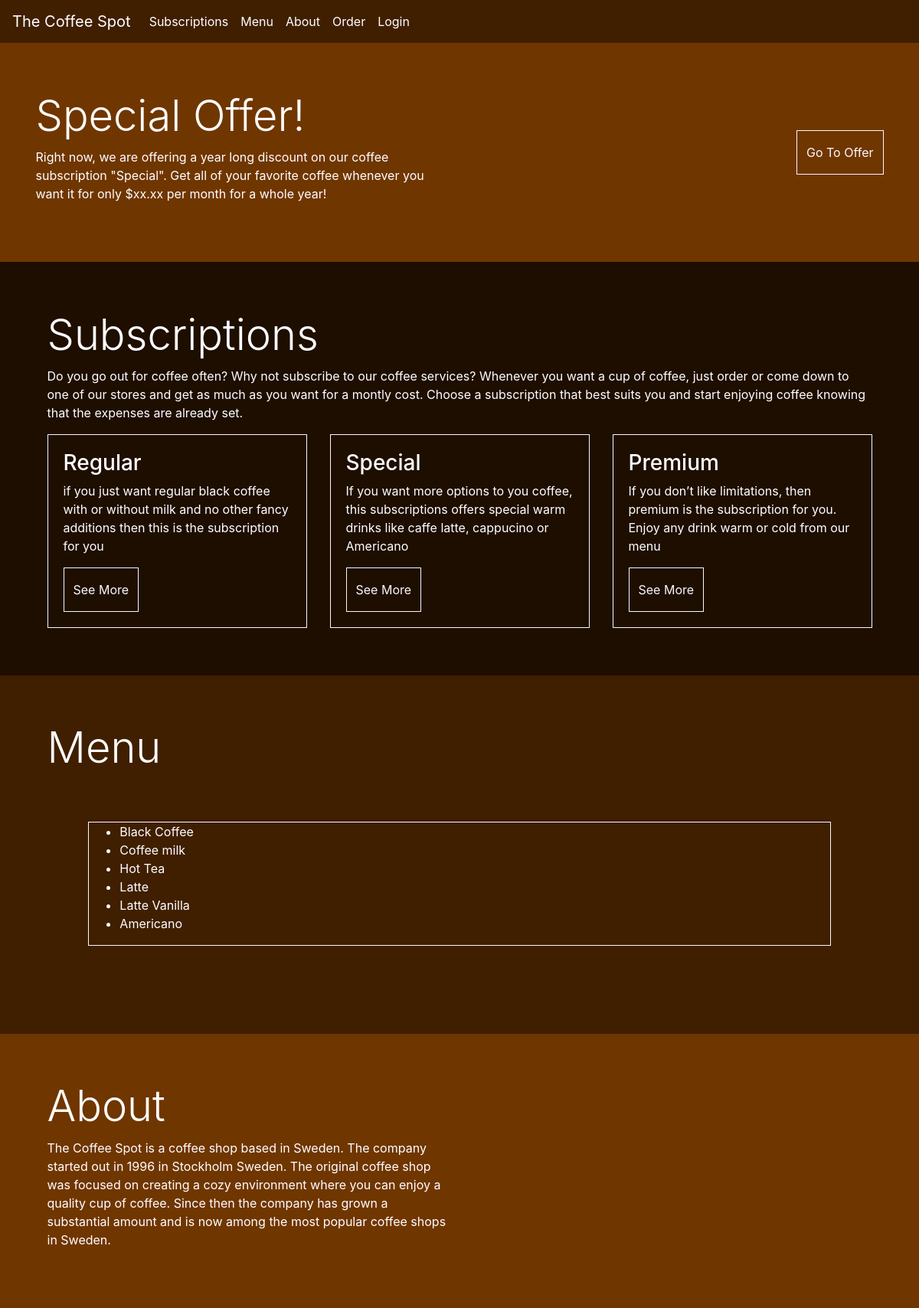
The page / on the database its author committed.
### order/models.py (models this page shows, shortened)
class Product(models.Model):
    name = models.CharField(max_length=100, default='Product')
    price = models.DecimalField(max_digits=3, decimal_places=2)
    image = models.ImageField(null=True, blank=True)
    category = models.CharField(max_length=30, null=True, blank=True)
    category_id = models.IntegerField(default=0)
    rating = models.DecimalField(max_digits=6, decimal_places=2, default=0)

### home/views.py (the view)
# urls.py: path('', views.home_page, name='home_page')
def home_page(request):
    menu = Product.objects.all()
    return render(request, 'home/index.html', {'menu': menu})

### home/templates/home/index.html
{% extends "base.html" %}
{% load static %}
{% block content %}
<div class="row" style="background-color: #703600">
  <div class="container">
    <div class="row">
      <div class="col my-auto">
        <h1 class="display-4 logo-font text-white">Special Offer!</h1>
        <p class="text-white">
          Right now, we are offering a year long discount on our coffee
          subscription "Special". Get all of your favorite coffee whenever
          you want it for only $xx.xx per month for a whole year!
        </p>
      </div>
      <div class="col-7 col-md-6 my-auto">
        <div class="my-5 text-right">
          <a href="{% if user.is_authenticated %}{% url 'subscription' 2 %}{% else %}{% url 'account_login' %}{% endif %}" class="btn btn-outline-light rounded-0 py-3">Go To Offer</a>
        </div>
      </div>
    </div>
  </div>
</div>
<div class="row h-100" style="background-color: #1E0E00;">
  <div class="container">
    <div class="col my-auto">
      <h2 class="display-4 logo-font text-white" id="subscriptions">Subscriptions</h2>
      <p class="text-white">Do you go out for coffee often? Why not subscribe to our coffee services?
        Whenever you want a cup of coffee, just order or come down to one of our stores
        and get as much as you want for a montly cost. Choose a subscription that best
        suits you and start enjoying coffee knowing that the expenses are already set.
      </p>
      <div class="d-flex d-flex-row">
        <div class="card-deck">
          <div class="card rounded-0 border-light" style="background-color: #1E0E00;">
            <div class="card-body text-white">
              <h3>Regular</h3>
              <p>
                if you just want regular black coffee with or without milk and no
                other fancy additions then this is the subscription for you
              </p>
              <a href="{% if user.is_authenticated %}{% url 'subscription' 1 %}{% else %}{% url 'account_login' %}{% endif %}" class="btn btn-outline-light rounded-0 py-3">See More</a>
            </div>
          </div>
          <div class="card rounded-0 border-light" style="background-color: #1E0E00;">
            <div class="card-body text-white">
              <h3>Special</h3>
              <p>
                If you want more options to you coffee, this subscriptions offers
                special warm drinks like caffe latte, cappucino or Americano
              </p>
              <a href="{% if user.is_authenticated %}{% url 'subscription' 2 %}{% else %}{% url 'account_login' %}{% endif %}" class="btn btn-outline-light rounded-0 py-3">See More</a>
            </div>
          </div>
          <div class="card rounded-0 border-light" style="background-color: #1E0E00;">
            <div class="card-body text-white">
              <h3>Premium</h3>
              <p>
                If you don’t like limitations, then premium is the subscription for you.
                Enjoy any drink warm or cold from our menu
              </p>
              <a href="{% if user.is_authenticated %}{% url 'subscription' 3 %}{% else %}{% url 'account_login' %}{% endif %}" class="btn btn-outline-light rounded-0 py-3">See More</a>
            </div>
          </div>
        </div>
      </div>
    </div>
  </div>
</div>
<div class="row h-100" style="background-color: #401F00;">
  <div class="container">
    <div class="col my-auto">
      <h2 class="display-4 logo-font text-white" id="menu">Menu</h2>
      <div class="container">
        <div class="border border-light">
          <div class="row">
            <div class="col-md-6">
              <ul class="text-white">
                {% for item in menu %}
                  <li>{{ item.name }}</li>
                {% endfor %}
              </ul>
            </div>
          </div>
        </div>
      </div>
    </div>
  </div>
</div>
<div class="row h-100" style="background-color: #703600;" id="about">
  <div class="container">
    <div class="col-7 col-md-6 my-auto">
      <h2 class="display-4 logo-font text-white">About</h2>
      <p class="text-white">The Coffee Spot is a coffee shop based in Sweden. The company started out in 1996 in Stockholm Sweden.
        The original coffee shop was focused on creating a cozy environment where you can enjoy a quality cup
        of coffee. Since then the company has grown a substantial amount and is now among the most popular
        coffee shops in Sweden.
      </p>
    </div>
  </div>
</div>
{% endblock %}

### static/css/style.css (style rules this page uses)
body { background-color: #1E0E00; }
.container { padding: 5% 5%; max-width: 100%; }

### rows shown on the page
Product: name "Black Coffee"
Product: name "Coffee milk"
Product: name "Hot Tea"
Product: name "Latte"
Product: name "Latte Vanilla"
Product: name "Americano"
